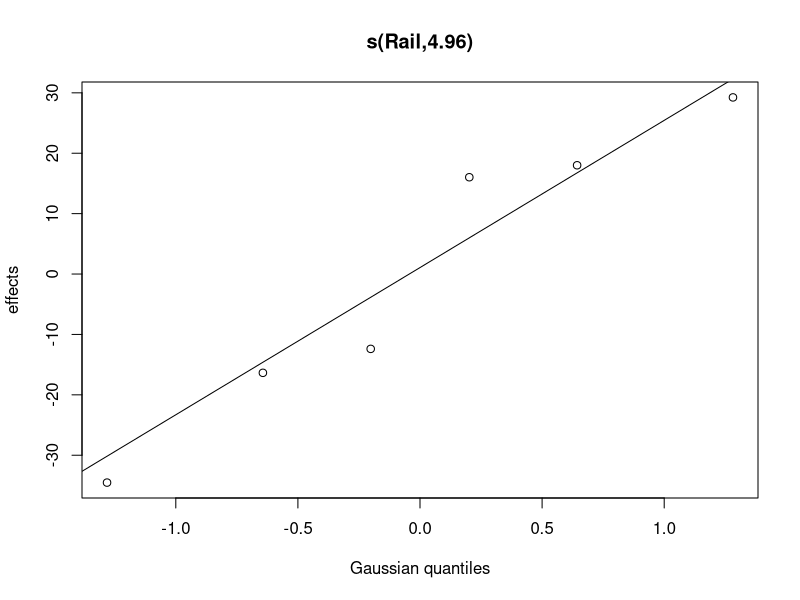

Write the R code that produced this figure.
library(mgcv)


### Name: random.effects
### Title: Random effects in GAMs
### Aliases: random.effects
### Keywords: regression

### ** Examples

## see also examples for gam.models, gam.vcomp, gamm
## and smooth.construct.re.smooth.spec

## simple comparison of lme and gam
require(mgcv)
require(nlme)
b0 <- lme(travel~1,data=Rail,~1|Rail,method="REML") 

b <- gam(travel~s(Rail,bs="re"),data=Rail,method="REML")

intervals(b0)
gam.vcomp(b)
anova(b)
plot(b)

## simulate example...
dat <- gamSim(1,n=400,scale=2) ## simulate 4 term additive truth

fac <- sample(1:20,400,replace=TRUE)
b <- rnorm(20)*.5
dat$y <- dat$y + b[fac]
dat$fac <- as.factor(fac)

rm1 <- gam(y ~ s(fac,bs="re")+s(x0)+s(x1)+s(x2)+s(x3),data=dat,method="ML")
gam.vcomp(rm1)

fv0 <- predict(rm1,exclude="s(fac)") ## predictions setting r.e. to 0
fv1 <- predict(rm1) ## predictions setting r.e. to predicted values
